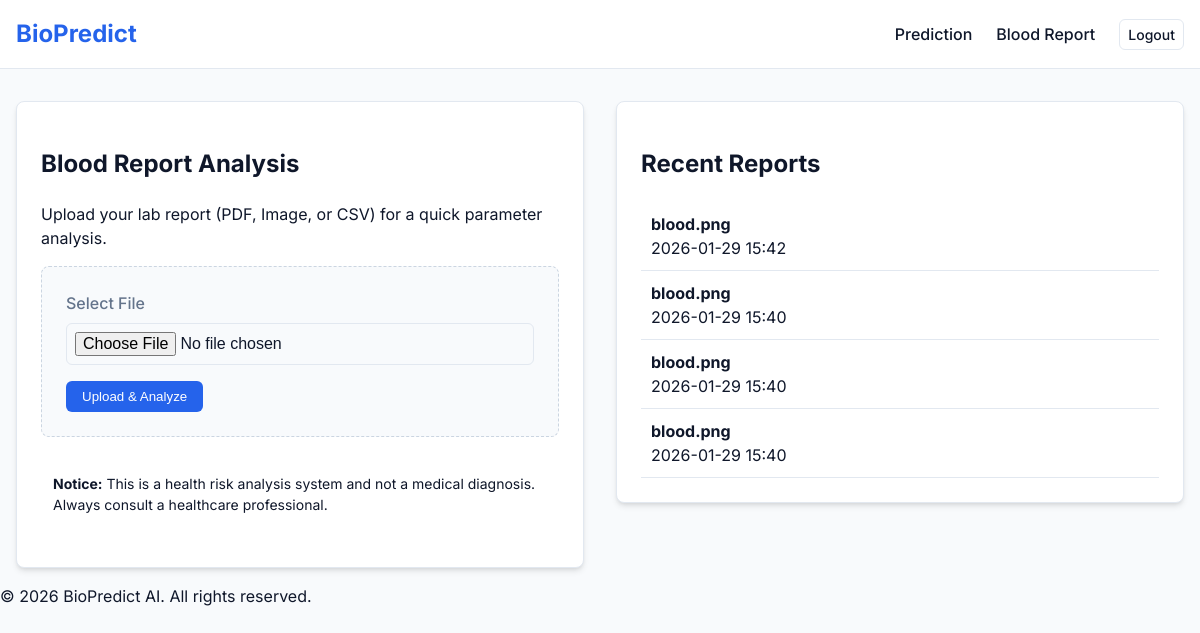
Before: /blood-report (signed in) with the older database file.
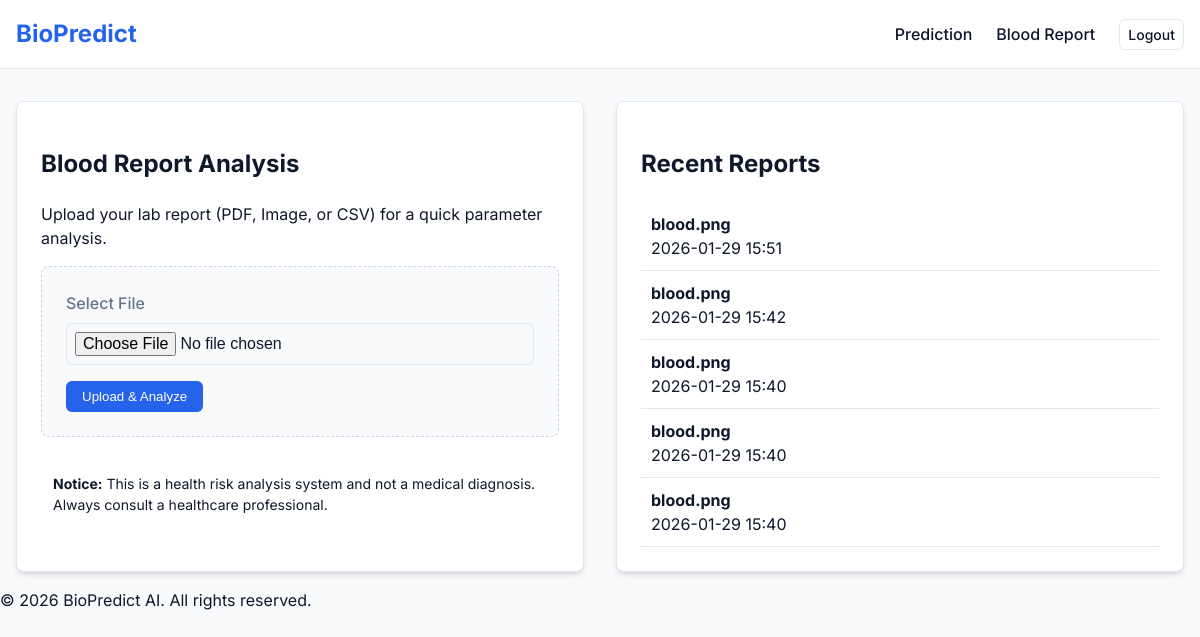
After: the same page with the newer database file.
### app.py (models this page shows, shortened)
class BloodReport(db.Model):
    id = db.Column(db.Integer, primary_key=True)
    user_id = db.Column(db.Integer, db.ForeignKey('user.id'), nullable=False)
    filename = db.Column(db.String(200), nullable=False)
    analysis_json = db.Column(db.Text, nullable=False) # Stores extracted values and risks
    created_at = db.Column(db.DateTime, default=datetime.utcnow)

### app.py (the view, shortened to what this page needs)
@app.route('/blood-report', methods=['GET', 'POST'])
def blood_report():
    if 'user_id' not in session:
        return redirect(url_for('login'))
    analysis = None
    reports = BloodReport.query.filter_by(user_id=session['user_id']).order_by(BloodReport.created_at.desc()).all()
    return render_template('blood_report.html', username=session['username'], analysis=analysis, reports=reports)

### templates/blood_report.html (shortened to what this page needs)
{% extends "base.html" %}
{% block content %}
<div class="dashboard-grid">
    <div class="card">
        <h2>Blood Report Analysis</h2>
        <p class="tertiary-text">Upload your lab report (PDF, Image, or CSV) for a quick parameter analysis.</p>
        <form method="POST" action="/blood-report" enctype="multipart/form-data" class="upload-form">
            <div class="form-group">
                <label for="report">Select File</label>
                <input type="file" id="report" name="report" accept=".pdf,.csv,.png,.jpg,.jpeg" required>
            </div>
            <button type="submit" class="btn btn-primary">Upload & Analyze</button>
        </form>
        <div class="alert info-alert" style="margin-top: 1.5rem;">
            <strong>Notice:</strong> This is a health risk analysis system and not a medical diagnosis. Always consult a healthcare professional.
        </div>
    </div>
    <div class="side-column">
        <div class="card">
            <h2>Recent Reports</h2>
            {% if reports %}
                <div class="report-list">
                    {% for report in reports %}
                    <div class="report-item">
                        <div class="report-meta">
                            <strong>{{ report.filename }}</strong>
                            <span class="tertiary-text">{{ report.created_at.strftime('%Y-%m-%d %H:%M') }}</span>
                        </div>
                    </div>
                    {% endfor %}
                </div>
            {% else %}
                <p class="empty-state">No reports uploaded yet.</p>
            {% endif %}
        </div>
    </div>
</div>
{% endblock %}

### templates/base.html (shortened to what this page needs)
<!DOCTYPE html>
<html lang="en">
<head>
    <link rel="stylesheet" href="{{ url_for('static', filename='css/style.css') }}">
</head>
<body>
    <nav class="navbar">
        <div class="container">
            <a href="/" class="logo">BioPredict</a>
            <div class="nav-links">
                {% if session.get('user_id') %}
                    <a href="/dashboard">Prediction</a>
                    <a href="/blood-report">Blood Report</a>
                    <a href="/logout" class="btn btn-outline btn-sm">Logout</a>
                {% else %}
                    <a href="/login">Login</a>
                    <a href="/register" class="btn btn-primary">Sign Up</a>
                {% endif %}
            </div>
        </div>
    </nav>
    <main class="container">
        {% block content %}{% endblock %}
    </main>
    <footer class="footer">
        <p>&copy; 2026 BioPredict AI. All rights reserved.</p>
    </footer>
</body>
</html>

### static/css/style.css (style rules this page uses)
:root { --primary: #2563eb; --primary-dark: #1d4ed8; --secondary: #64748b; --success: #22c55e; --danger: #ef4444; --background: #f8fafc; --surface: #ffffff; --text: #0f172a; --text-light: #64748b; --border: #e2e8f0; --shadow: 0 4px 6px -1px rgb(0 0 0 / 0.1), 0 2px 4px -2px rgb(0 0 0 / 0.1); }
body { font-family: 'Inter', sans-serif; background-color: var(--background); color: var(--text); margin: 0; line-height: 1.5; }
.container { max-width: 1200px; margin: 0 auto; padding: 0 1rem; }
.navbar { background: var(--surface); border-bottom: 1px solid var(--border); padding: 1rem 0; margin-bottom: 2rem; }
.navbar .container { display: flex; justify-content: space-between; align-items: center; }
.logo { font-weight: 700; font-size: 1.5rem; color: var(--primary); text-decoration: none; }
.nav-links { display: flex; gap: 1.5rem; align-items: center; }
.nav-links a { text-decoration: none; color: var(--text); font-weight: 500; }
.btn { display: inline-block; padding: 0.5rem 1rem; border-radius: 0.375rem; font-weight: 500; text-decoration: none; cursor: pointer; border: none; transition: background-color 0.2s; }
.btn-primary { background-color: var(--primary); color: white; }
.btn-outline { border: 1px solid var(--border); background: transparent; }
.btn-sm { padding: 0.25rem 0.5rem; font-size: 0.875rem; }
.form-group { margin-bottom: 1rem; }
label { display: block; margin-bottom: 0.5rem; font-weight: 500; color: var(--text-light); }
input { width: 100%; padding: 0.5rem; border: 1px solid var(--border); border-radius: 0.375rem; font-size: 1rem; box-sizing: border-box; }
.dashboard-grid { display: grid; grid-template-columns: 1fr 1fr; gap: 2rem; }
.card { background: var(--surface); padding: 1.5rem; border-radius: 0.5rem; box-shadow: var(--shadow); border: 1px solid var(--border); }
.alert { padding: 0.75rem; border-radius: 0.375rem; margin-bottom: 1rem; font-size: 0.875rem; }

### templates/blood_report.html (style rules this page uses)
.upload-form { background: #f8fafc; padding: 1.5rem; border-radius: 8px; border: 1px dashed #cbd5e1; }
.report-item { padding: 10px; border-bottom: 1px solid #e2e8f0; }
.report-meta { display: flex; flex-direction: column; }

Changed rows visible on the page:
added BloodReport: filename "blood.png", created_at "2026-01-29 15:51"
